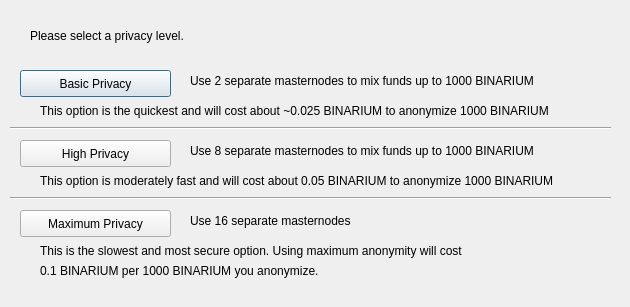
<?xml version="1.0" encoding="UTF-8"?>
<ui version="4.0">
 <class>DarksendConfig</class>
 <widget class="QDialog" name="DarksendConfig">
  <property name="geometry">
   <rect>
    <x>0</x>
    <y>0</y>
    <width>630</width>
    <height>307</height>
   </rect>
  </property>
  <property name="windowTitle">
   <string>Configure PrivateSend</string>
  </property>
  <widget class="QPushButton" name="buttonBasic">
   <property name="geometry">
    <rect>
     <x>20</x>
     <y>70</y>
     <width>151</width>
     <height>27</height>
    </rect>
   </property>
   <property name="text">
    <string>Basic Privacy</string>
   </property>
  </widget>
  <widget class="QPushButton" name="buttonHigh">
   <property name="geometry">
    <rect>
     <x>20</x>
     <y>140</y>
     <width>151</width>
     <height>27</height>
    </rect>
   </property>
   <property name="text">
    <string>High Privacy</string>
   </property>
  </widget>
  <widget class="QPushButton" name="buttonMax">
   <property name="geometry">
    <rect>
     <x>20</x>
     <y>210</y>
     <width>151</width>
     <height>27</height>
    </rect>
   </property>
   <property name="text">
    <string>Maximum Privacy</string>
   </property>
  </widget>
  <widget class="QLabel" name="label">
   <property name="geometry">
    <rect>
     <x>30</x>
     <y>20</y>
     <width>571</width>
     <height>31</height>
    </rect>
   </property>
   <property name="text">
    <string>Please select a privacy level.</string>
   </property>
  </widget>
  <widget class="QLabel" name="label_2">
   <property name="geometry">
    <rect>
     <x>190</x>
     <y>70</y>
     <width>421</width>
     <height>21</height>
    </rect>
   </property>
   <property name="text">
    <string>Use 2 separate masternodes to mix funds up to 1000 BINARIUM</string>
   </property>
  </widget>
  <widget class="QLabel" name="label_3">
   <property name="geometry">
    <rect>
     <x>190</x>
     <y>140</y>
     <width>411</width>
     <height>21</height>
    </rect>
   </property>
   <property name="text">
    <string>Use 8 separate masternodes to mix funds up to 1000 BINARIUM</string>
   </property>
  </widget>
  <widget class="QLabel" name="label_4">
   <property name="geometry">
    <rect>
     <x>190</x>
     <y>210</y>
     <width>421</width>
     <height>21</height>
    </rect>
   </property>
   <property name="text">
    <string>Use 16 separate masternodes</string>
   </property>
  </widget>
  <widget class="QLabel" name="label_6">
   <property name="geometry">
    <rect>
     <x>40</x>
     <y>100</y>
     <width>561</width>
     <height>21</height>
    </rect>
   </property>
   <property name="text">
    <string>This option is the quickest and will cost about ~0.025 BINARIUM to anonymize 1000 BINARIUM</string>
   </property>
  </widget>
  <widget class="QLabel" name="label_7">
   <property name="geometry">
    <rect>
     <x>40</x>
     <y>170</y>
     <width>561</width>
     <height>21</height>
    </rect>
   </property>
   <property name="text">
    <string>This option is moderately fast and will cost about 0.05 BINARIUM to anonymize 1000 BINARIUM</string>
   </property>
  </widget>
  <widget class="QLabel" name="label_8">
   <property name="geometry">
    <rect>
     <x>40</x>
     <y>240</y>
     <width>561</width>
     <height>21</height>
    </rect>
   </property>
   <property name="text">
    <string>This is the slowest and most secure option. Using maximum anonymity will cost</string>
   </property>
  </widget>
  <widget class="QLabel" name="label_9">
   <property name="geometry">
    <rect>
     <x>40</x>
     <y>260</y>
     <width>561</width>
     <height>21</height>
    </rect>
   </property>
   <property name="text">
    <string>0.1 BINARIUM per 1000 BINARIUM you anonymize.</string>
   </property>
  </widget>
  <widget class="Line" name="line">
   <property name="geometry">
    <rect>
     <x>10</x>
     <y>120</y>
     <width>601</width>
     <height>16</height>
    </rect>
   </property>
   <property name="orientation">
    <enum>Qt::Horizontal</enum>
   </property>
  </widget>
  <widget class="Line" name="line_2">
   <property name="geometry">
    <rect>
     <x>10</x>
     <y>190</y>
     <width>601</width>
     <height>16</height>
    </rect>
   </property>
   <property name="orientation">
    <enum>Qt::Horizontal</enum>
   </property>
  </widget>
 </widget>
 <resources/>
 <connections/>
</ui>
